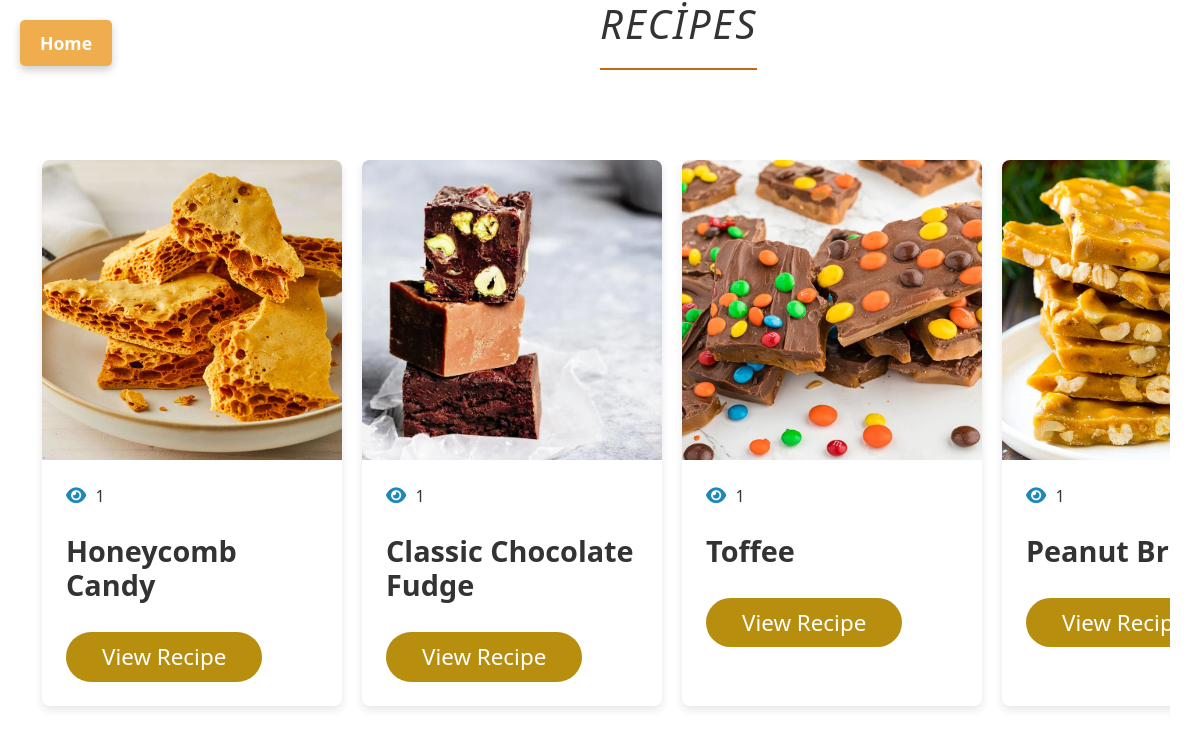
The page /category_home/6/ on the database its author committed.
### desert/models.py (models this page shows, shortened)
class Recipe(models.Model):
    LANGUAGES = (
        ("AZ", "AZ"),
        ("EN", "EN"),
        ("RU", "RU")
    )
    name = models.CharField(max_length=256, null=True, blank=True)
    instruction = models.TextField(max_length=1000, null=True, blank=True)
    created_by = models.ForeignKey(User, on_delete=models.CASCADE, null=True, blank=True)
    ingredients = models.TextField(max_length=1000,  null=True, blank=True)
    category = models.ForeignKey(Category, on_delete=models.CASCADE, null=True, blank=True)
    created_at = models.DateTimeField(auto_now_add=True, null=True, blank=True)
    language = models.CharField(max_length=4, choices=LANGUAGES,  null=True, blank=True)
    ingredient = models.TextField(max_length=1000, null=True, blank=True)
    likes = models.ManyToManyField(User, related_name='liked_recipes', blank=True)
    views_count = models.PositiveIntegerField(default=0)
    def get_thumbnail_photo_url(self):
        photo_url = self.photos.first()
        if photo_url:
            return photo_url.pht.url
        return ""
    class Meta:
        verbose_name = "Resept"
        verbose_name_plural = "Resepts"

class RecipePhoto(models.Model):
    photo = models.ForeignKey(Recipe, on_delete=models.CASCADE, related_name="photos")
    pht = models.ImageField(upload_to="recipes_photos/%Y/%m/%d")

### desert/views.py (the view)
# urls.py: path("category_home/<int:home_id>/", category_home, name="category_home"),
def category_home(request, home_id):
    context = {
        "kateqoriya": Category.objects.get(id=home_id),
        "reseptler": Recipe.objects.filter(category=home_id)
    }
    return render(request, "category_home.html", context)

### desert/templates/category_home.html (shortened to what this page needs)
<!DOCTYPE html>
<html lang="az">
<head>
    <link href="https://stackpath.bootstrapcdn.com/bootstrap/5.3.0/css/bootstrap.min.css" rel="stylesheet">
    <link rel="stylesheet" href="https://cdnjs.cloudflare.com/ajax/libs/font-awesome/6.1.0/css/all.min.css">
</head>
<body>
    <a href="{% url 'home' %}" class="home-button">Home</a>
    <h2>Recipes</h2>
    <div class="container">
        {% for resept in reseptler %}
            <div class="recipe-card">
                <img class="card-img-top" src="{{ resept.get_thumbnail_photo_url }}" alt="{{ resept.name }}">
                <div class="card-body">
                    <p class="footer-info"><i class="fa fa-eye"></i> {{ resept.views_count }}</p>
                    <h5 class="card-title">{{ resept.name }}</h5>
                    <a href="{% url 'recipe_detail' recipe_id=resept.id %}" class="btn btn-primary">View Recipe</a>
                </div>
            </div>
        {% endfor %}
    </div>
</body>
</html>

### desert/templates/category_home.html (style rules this page uses)
html, body { height: 100%; margin: 0; }
body { background-image: url('https://images.pexels.com/photos/4594749/pexels-photo-4594749.jpeg?auto=compress&cs=tinysrgb&w=1200'); background-size: cover; background-position: center; background-attachment: fixed; background-repeat: no-repeat; font-family: 'Segoe UI', Tahoma, Geneva, Verdana, sans-serif; color: #333; }
h2 { font-size: 2.5em; color: #333; text-align: center; margin-bottom: 50px; margin-left: 600px; font-weight: 500; letter-spacing: 2px; text-transform: uppercase; border-bottom: 2px solid #c66714; display: inline-block; padding-bottom: 20px; font-style: italic; }
.container { margin-top: 40px; display: flex; flex-wrap: nowrap; gap: 20px; overflow-x: auto; padding-bottom: 20px; }
.recipe-card { width: 300px; flex: 0 0 auto; border: none; border-radius: 8px; overflow: hidden; box-shadow: 0 4px 8px rgba(0, 0, 0, 0.1); background-color: rgba(255, 255, 255, 0.338); backdrop-filter: blur(10px); transition: transform 0.3s, box-shadow 0.3s; }
.recipe-card img { width: 100%; height: 300px; object-fit: cover; }
.recipe-card .card-body { padding: 1.5rem; }
.recipe-card .card-title { font-size: 1.8rem; margin-bottom: 1.85rem; font-weight: 600; margin-top: 1.6rem; }
.recipe-card .btn-primary { background-color: #b88e0e; border: none; border-radius: 50px; padding: 0.5rem 2.25rem; font-weight: 500; font-size: 1.4rem; }
.home-button { position: absolute; left: 20px; top: 20px; background-color: #f0ad4e; color: #fff; padding: 10px 20px; text-align: center; border-radius: 5px; font-size: 1.1rem; font-weight: bold; text-decoration: none; transition: background-color 0.3s ease, box-shadow 0.3s ease; box-shadow: 0 4px 8px rgba(0, 0, 0, 0.2); border: none; }
.footer-info i { margin-right: 5px; color: #1c87b9; font-size: large; }
a { text-decoration: none; border: none; }

### rows shown on the page
Recipe: get_thumbnail_photo_url (picture), views_count "1", name "Honeycomb Candy"
Recipe: get_thumbnail_photo_url (picture), views_count "1", name "Classic Chocolate Fudge"
Recipe: get_thumbnail_photo_url (picture), views_count "1", name "Toffee"
Recipe: get_thumbnail_photo_url (picture), views_count "1", name "Peanut…"
